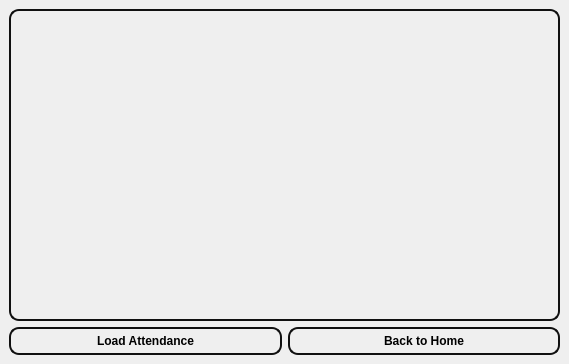
<?xml version="1.0" encoding="UTF-8"?>
<ui version="4.0">
 <class>attendance</class>
 <widget class="QMainWindow" name="attendance">
  <property name="geometry">
   <rect>
    <x>0</x>
    <y>0</y>
    <width>569</width>
    <height>364</height>
   </rect>
  </property>
  <property name="windowTitle">
   <string>MainWindow</string>
  </property>
  <widget class="QWidget" name="centralwidget">
   <layout class="QVBoxLayout" name="verticalLayout">
    <item>
     <layout class="QVBoxLayout" name="verticalLayout_2">
      <item>
       <widget class="QTableView" name="tableView_attendance">
        <property name="styleSheet">
         <string notr="true">QTableView {
    border: 2px solid rgb(16, 16, 16);
    border-radius: 10px;
    background-color: rgba(255, 255, 255, 0); /* transparent */
    gridline-color: rgba(16, 16, 16, 50);
    padding: 5px;
    margin: 0px;
    selection-background-color: rgba(135, 206, 250, 180); /* light blue on selection */
    selection-color: black;
    show-grid: true;
}

QHeaderView::section {
    background-color: rgba(200, 200, 200, 150);
    padding: 4px;
    border: 1px solid gray;
    border-radius: 4px;
    font-weight: bold;
}

QTableView::item {
    border: 1px solid rgb(120, 120, 120);
    border-radius: 6px;
    padding: 5px;
    background-color: rgba(255, 255, 255, 30); /* slight transparency */
    color: black;
}

QTableView::item:selected {
    background-color: rgba(135, 206, 250, 180);
    color: black;
}

QTableView::item:hover {
    background-color: rgba(200, 200, 200, 100);
}
</string>
        </property>
       </widget>
      </item>
      <item>
       <layout class="QHBoxLayout" name="horizontalLayout_6">
        <item>
         <widget class="QPushButton" name="pushButton_load">
          <property name="font">
           <font>
            <bold>true</bold>
           </font>
          </property>
          <property name="styleSheet">
           <string notr="true">QPushButton {
    border: 2px solid rgb(16, 16, 16);
    border-radius: 10px; 
    background-color:rgb(255, 255, 255,0);
    min-width: 9px; 
    min-height: 9px; 
    padding: 5px; 
    margin: 0px; 
}
</string>
          </property>
          <property name="text">
           <string>Load Attendance</string>
          </property>
         </widget>
        </item>
        <item>
         <widget class="QPushButton" name="pushButton_home">
          <property name="font">
           <font>
            <bold>true</bold>
           </font>
          </property>
          <property name="styleSheet">
           <string notr="true">QPushButton {
    border: 2px solid rgb(16, 16, 16);
    border-radius: 10px; 
    background-color:rgb(255, 255, 255,0);
    min-width: 9px; 
    min-height: 9px; 
    padding: 5px; 
    margin: 0px; 
}
</string>
          </property>
          <property name="text">
           <string>Back to Home</string>
          </property>
         </widget>
        </item>
       </layout>
      </item>
     </layout>
    </item>
   </layout>
  </widget>
 </widget>
 <resources/>
 <connections/>
</ui>
